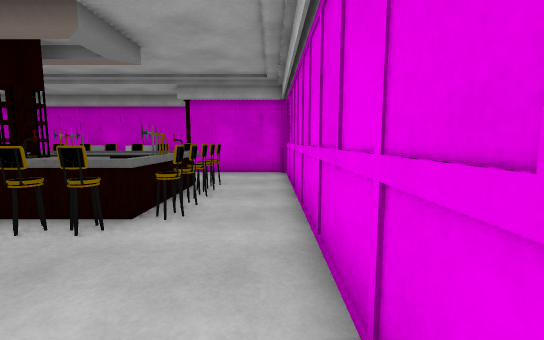
[1] (above)

16 first-person views from a walk through a 3-D level made in the Unity game engine. The camera is 1.3 m above the floor, tilts 6° down and sees 90° across. The floor is counted in squares, 1 m on a side. Each view is taken from the middle of a square. On the plan, view 1 faces up. The plan holds only what a view shows up to about 13 squares ahead; the rest is blank. The place goes on beyond the plan. The player is left out. Some animated figures are left out. Door leaves are left out, so doorways stand open. Some surface patterns are stand-ins.

[2]
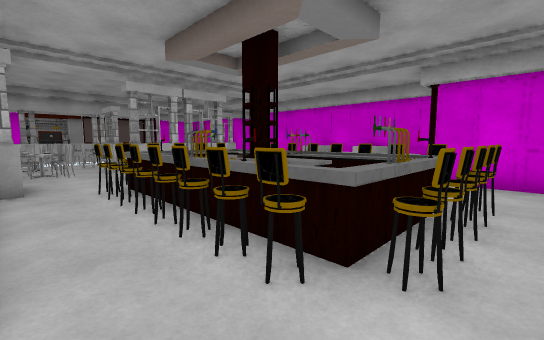

[3]
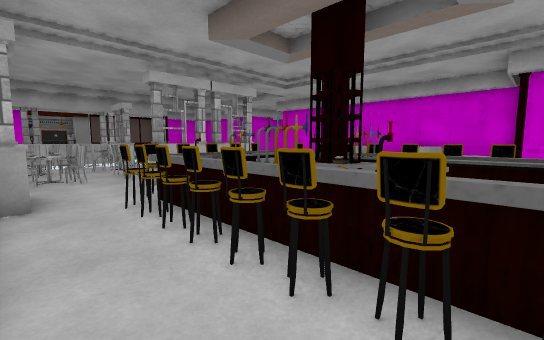

[4]
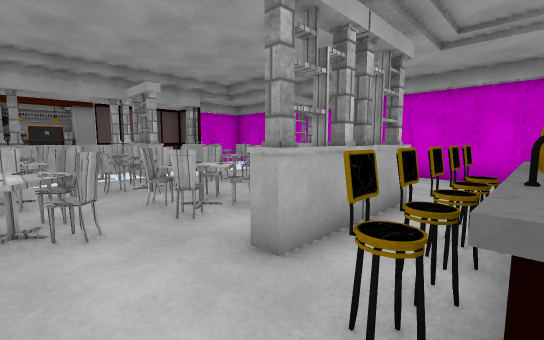

[5]
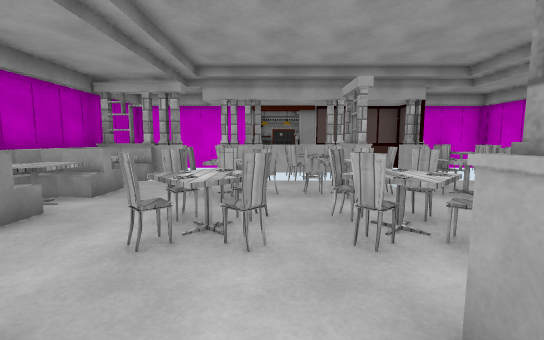

[6]
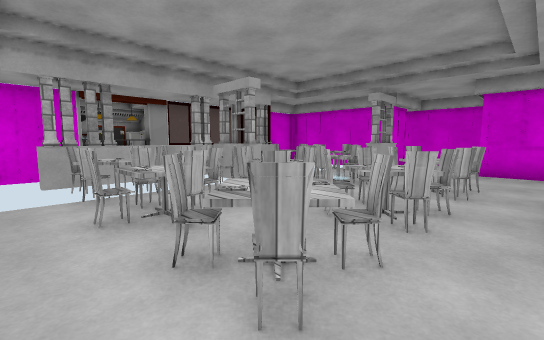

[7]
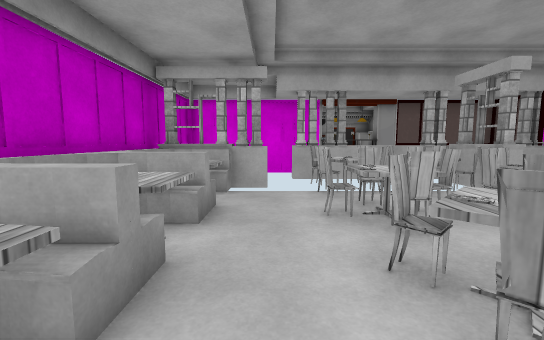

[8]
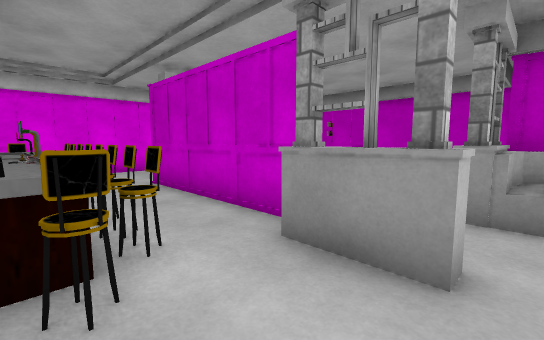

[9]
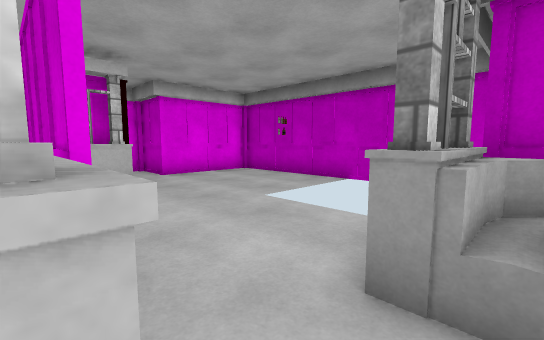

[10]
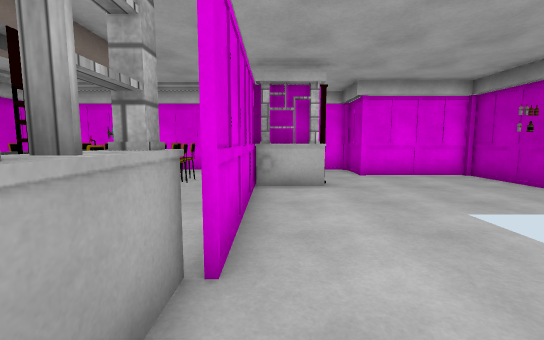

[11]
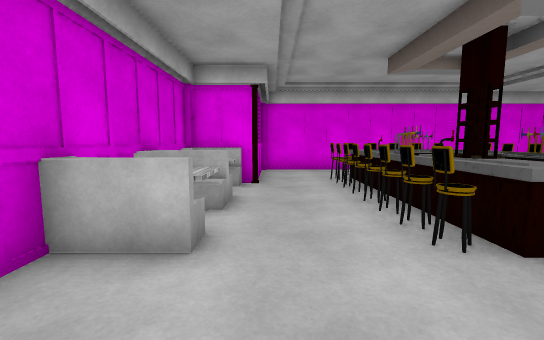

[12]
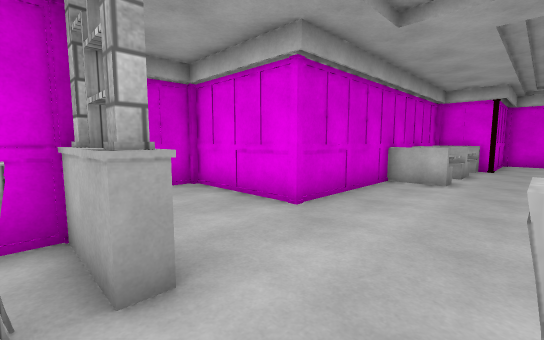

[13]
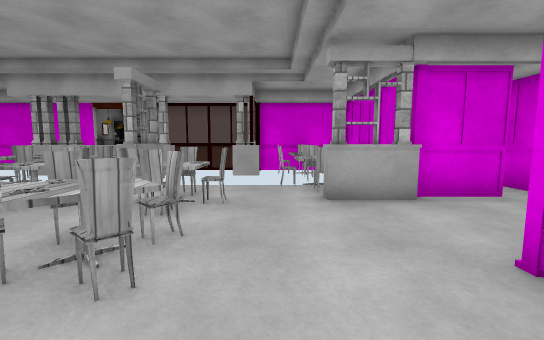

[14]
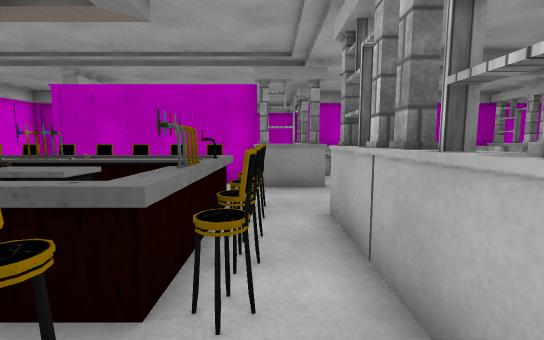

[15]
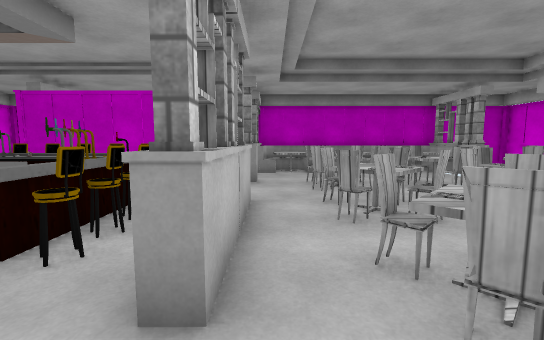

[16]
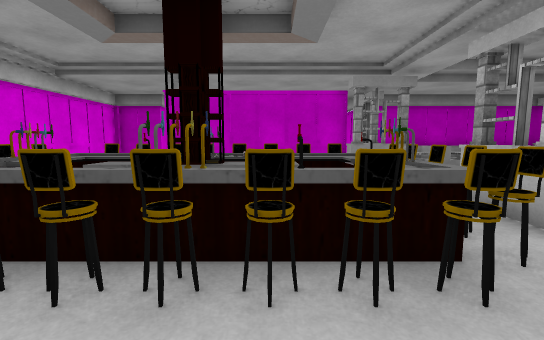

### Floor plan
Key: @ floor where view 1 was taken; # wall or solid block; . main floor; : floor 0.75 m higher than the main floor; = window, fence, low wall or low ledge; ^ raised ledge; S stool; P pillar; H shelf; T table; C chair; O other object.
Columns run from 21 left of view 1 to 1 right of it. Each row starts with its distance up from view 1.
 18   ##  ###
 17    .. ..#
 16     #...#
 15     #...#
 14  ###P...##########
 13   T.H.......=#=^ #
 12   TTP.......# O^O######
 11   T...................#
 10    .T..T..............#
  9    TTTTTT.P.SSSSSOO...#
  8     TTTTT.HS^^ ^^^^S..#
  7 PPO T TT..PS^.^#=.OS..#
  6 PCCTTTTTT.HSOO^  ^^S..#
  5 #OC.TTTTT.PS^^^OOO^S..#
  4 #TT.TTTTT...SSSSSSS...#
  3 PTTTTTTTT.............#
  2 PTT.T..T..PP######....#
  1  ##..............O....#
  0  P#O.TT^T.P......H   @#
 -1  O=:^::^TTH.......... #
 -2 #P^#^##^#^P...........#
 -3 ######  ###   ......###
 -4               ......#
 -5               .. ...#
 -6               ......#
 -7              ########

Positions as (right, up) in squares from view 1, and headings:
1: (0, 0), facing up
2: (-1, 2), facing up-left
3: (-3, 2), facing up-left
4: (-9, 3), facing up-left
5: (-10, 4), facing left
6: (-12, 1), facing up-left
7: (-12, 1), facing left
8: (-12, 5), facing down-right
9: (-12, 2), facing down-right
10: (-12, 1), facing right
11: (-12, 11), facing right
12: (-18, 10), facing up-right
13: (-11, 11), facing left
14: (-10, 10), facing down
15: (-12, 11), facing down
16: (-7, 11), facing down
